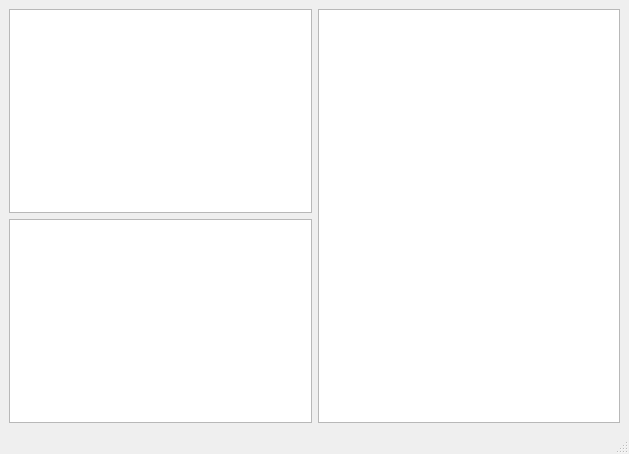
<?xml version="1.0" encoding="UTF-8"?>
<ui version="4.0">
 <class>MainWindow</class>
 <widget class="QMainWindow" name="MainWindow">
  <property name="geometry">
   <rect>
    <x>0</x>
    <y>0</y>
    <width>629</width>
    <height>454</height>
   </rect>
  </property>
  <property name="windowTitle">
   <string>MainWindow</string>
  </property>
  <widget class="QWidget" name="centralwidget">
   <property name="sizePolicy">
    <sizepolicy hsizetype="Fixed" vsizetype="Preferred">
     <horstretch>0</horstretch>
     <verstretch>0</verstretch>
    </sizepolicy>
   </property>
   <layout class="QGridLayout" name="gridLayout">
    <item row="0" column="0">
     <widget class="QPlainTextEdit" name="Input"/>
    </item>
    <item row="1" column="0">
     <widget class="QPlainTextEdit" name="Output"/>
    </item>
    <item row="0" column="1" rowspan="2">
     <widget class="QGraphicsView" name="graphicsView">
      <property name="backgroundBrush">
       <brush brushstyle="SolidPattern">
        <color alpha="255">
         <red>0</red>
         <green>0</green>
         <blue>0</blue>
        </color>
       </brush>
      </property>
     </widget>
    </item>
   </layout>
  </widget>
  <widget class="QMenuBar" name="menubar">
   <property name="geometry">
    <rect>
     <x>0</x>
     <y>0</y>
     <width>629</width>
     <height>22</height>
    </rect>
   </property>
  </widget>
  <widget class="QStatusBar" name="statusbar"/>
 </widget>
 <resources/>
 <connections/>
</ui>
